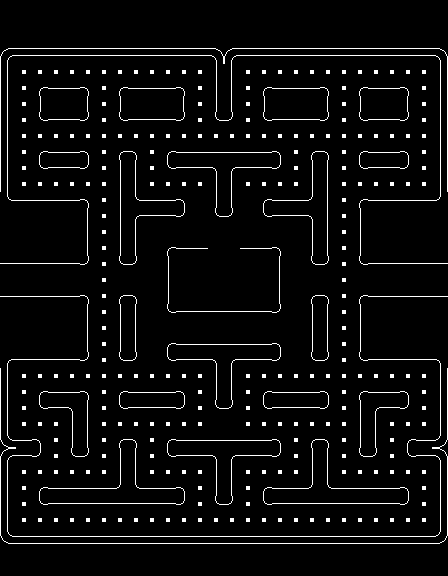

Rendered tile map (Tiled .tmx) drawn with the repository's tilesets; below, a short description and the map source with its tile grids summarised:
An orthogonal 28x36 tile map with 16x16 px tiles, 2 tile layers (Tile Layer 1, dots) and 47 objects.

<map version="1.2" tiledversion="1.2.0" orientation="orthogonal" renderorder="right-down" width="28" height="36" tilewidth="16" tileheight="16" infinite="0" nextlayerid="4" nextobjectid="48">
 <tileset firstgid="1" name="2" tilewidth="16" tileheight="16" spacing="1" tilecount="28" columns="7">
  <image source="PACTILES.png" width="120" height="78" />
  <tile id="21">
   <properties>
    <property name="DOT" value="" />
   </properties>
  </tile>
  <tile id="22">
   <properties>
    <property name="BIGDOT" value="" />
   </properties>
  </tile>
 </tileset>
 <layer id="1" name="Tile Layer 1" width="28" height="36" locked="1">
  <data>[1008 cells, 868 non-empty, 17 distinct tile ids]</data>
 </layer>
 <layer id="2" name="dots" width="28" height="36">
  <data>[1008 cells, 244 non-empty, 1 distinct tile ids]</data>
 </layer>
 <objectgroup id="3" name="collide">
  <object id="1" x="112" y="144" width="32" height="128" />
  <object id="2" x="144" y="192" width="48" height="32" />
  <object id="3" x="0" y="192" width="96" height="80" />
  <object id="4" x="0" y="48" width="16" height="144" />
  <object id="5" x="16" y="48" width="432" height="16" />
  <object id="6" x="208" y="64" width="32" height="64" />
  <object id="7" x="32" y="80" width="64" height="48" />
  <object id="8" x="32" y="144" width="64" height="32" />
  <object id="9" x="112" y="80" width="80" height="48" />
  <object id="10" x="160" y="144" width="128" height="32" />
  <object id="11" x="208" y="176" width="32" height="48" />
  <object id="12" x="256" y="80" width="80" height="48" />
  <object id="13" x="352" y="80" width="64" height="48" />
  <object id="14" x="304" y="144" width="32" height="128" />
  <object id="15" x="256" y="192" width="48" height="32" />
  <object id="16" x="352" y="144" width="64" height="32" />
  <object id="17" x="432" y="64" width="16" height="128" />
  <object id="18" x="352" y="192" width="96" height="80" />
  <object id="19" x="160" y="240" width="16" height="80" />
  <object id="20" x="176" y="240" width="32" height="16" />
  <object id="21" x="240" y="240" width="32" height="16" />
  <object id="22" x="272" y="240" width="16" height="80" />
  <object id="23" x="176" y="304" width="96" height="16" />
  <object id="24" x="0" y="288" width="96" height="80" />
  <object id="25" x="0" y="368" width="16" height="176" />
  <object id="26" x="16" y="528" width="416" height="16" />
  <object id="27" x="432" y="368" width="16" height="176" />
  <object id="28" x="352" y="288" width="96" height="80" />
  <object id="29" x="304" y="288" width="32" height="80" />
  <object id="30" x="112" y="288" width="32" height="80" />
  <object id="31" x="160" y="336" width="128" height="32" />
  <object id="32" x="208" y="368" width="32" height="48" />
  <object id="33" x="32" y="384" width="64" height="32" />
  <object id="34" x="112" y="384" width="80" height="32" />
  <object id="35" x="256" y="384" width="80" height="32" />
  <object id="36" x="352" y="384" width="64" height="32" />
  <object id="37" x="16" y="432" width="32" height="32" />
  <object id="38" x="64" y="416" width="32" height="48" />
  <object id="39" x="352" y="416" width="32" height="48" />
  <object id="40" x="400" y="432" width="32" height="32" />
  <object id="41" x="32" y="480" width="160" height="32" />
  <object id="42" x="160" y="432" width="128" height="32" />
  <object id="43" x="112" y="432" width="32" height="48" />
  <object id="44" x="208" y="464" width="32" height="48" />
  <object id="45" x="256" y="480" width="160" height="32" />
  <object id="46" x="304" y="432" width="32" height="48" />
  <object id="47" x="208" y="240" width="32" height="16" />
 </objectgroup>
</map>